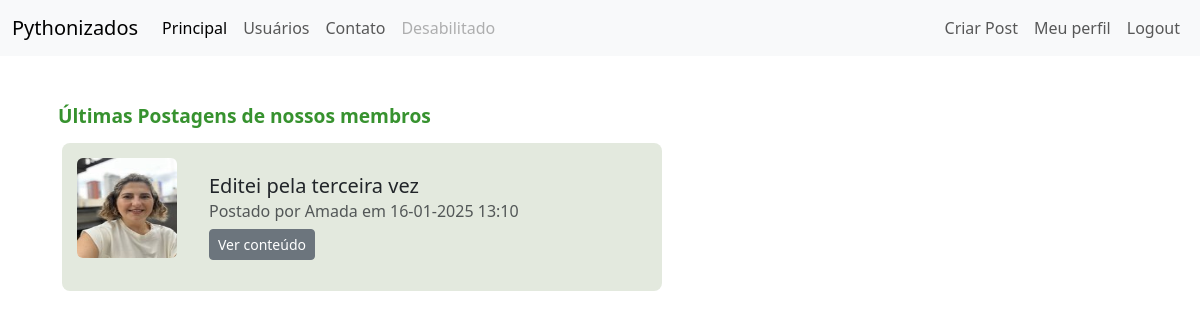
/ (signed in), run on the app's committed database.
### comunidade/models.py (models this page shows)
class Post(database.Model):
    id = database.Column(database.Integer, primary_key=True)
    titulo = database.Column(database.String, nullable=False)
    corpo = database.Column(database.Text, nullable=False)
    data_criacao = database.Column(database.DateTime, nullable=False, default=datetime.now())
    id_usuario = database.Column(database.Integer, database.ForeignKey('usuario.id'), nullable=False)

class Usuario(database.Model, UserMixin): # UserMixin serve para poder reutilizar
    id = database.Column(database.Integer, primary_key=True)
    username = database.Column(database.String, nullable=False, unique=True)
    email = database.Column(database.String, nullable=False, unique=True)
    senha = database.Column(database.String, nullable=False)
    foto_perfil = database.Column(database.String, default='default.jpg')
    posts = database.relationship('Post', backref='autor', lazy=True)
    cursos = database.Column(database.String, nullable=False, default='Não informado')

### comunidade/routes.py (the view)
@app.route("/")
def home():
    posts = Post.query.order_by(Post.data_criacao.desc()).all()
    for post in posts:
        post.corpo_red = f"{post.corpo[:50]}..." if len(post.corpo) > 50 else post.corpo
    usuarios = {usuario.id: usuario.username for usuario in Usuario.query.all()}
    foto_usuarios = {usuario.id: usuario.foto_perfil for usuario in Usuario.query.all()}
    return render_template('home.html', posts=posts, usuarios=usuarios, foto_usuarios=foto_usuarios)

### comunidade/models.py (called while the page is built)
@login_manager.user_loader # aceno ao login_manager que a função abaixo é a que carrega o usuário
def load_user(user_id):
    return Usuario.query.get(int(user_id))

### comunidade/templates/home.html (shortened to what this page needs)
{% extends 'base.html' %}
{% block body %}
<div class="container mt-5">
    <h1 class="h1-custom">Últimas Postagens de nossos membros</h1>
    <div class="posts-container">
        {% if posts %}
            {% for post in posts %}
            <div class="card mt-3" style="max-width: 700px; background-color: #e3e9de; padding: 15px; border-radius: 8px;">
                <div class="d-flex align-items-start">
                    <div class="me-3">
                        <img src="{{ url_for('static', filename='fotos_perfil/' + foto_usuarios[post.id_usuario]) }}"
                             alt="Imagem do usuário" class="rounded" width="100" height="100">
                    </div>
                    <div class="w-100">
                        <div class="card-body">
                            <h5 class="card-title">
                                <a href="{{ url_for('exibir_post', post_id=post.id) }}" style="text-decoration: none; color: inherit;">
                                    {{ post.titulo }}
                                </a>
                            </h5>
                            <h6 class="card-subtitle mb-2 text-muted">
                                Postado por {{ usuarios[post.id_usuario] }} em {{ post.data_criacao.strftime('%d-%m-%Y %H:%M') }}
                            </h6>
                            <button class="btn btn-secondary btn-sm" type="button" data-bs-toggle="collapse"
                                    data-bs-target="#postBody{{ post.id }}" aria-expanded="false"
                                    aria-controls="postBody{{ post.id }}">
                                Ver conteúdo
                            </button>
                        </div>
                    </div>
                </div>
            </div>
            {% endfor %}
        {% else %}
            <p>Não há postagens disponíveis.</p>
        {% endif %}
    </div>
</div>
{% endblock %}

### comunidade/static/css/perfil.css (style rules this page uses)
.card { width: 600px; margin-left: 20px; border: none; border-radius: 10px; background-color: #fff; padding: 20px; }
.h1-custom { font-size: 1.2rem; font-weight: bold; margin-top: 1rem; margin-bottom: 0.5rem; margin-left: 1rem; color: #37922f; }

### data on the page
Post: id_usuario.foto_perfil (picture), titulo "Editei pela terceira vez", data_criacao "16-01-2025 13:10"
Usuario: username "Amada"
